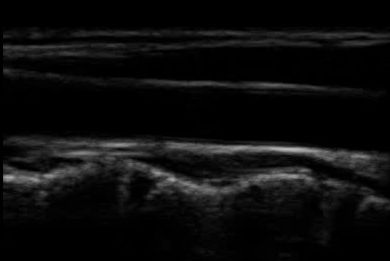
#> input picture 00.data/raw/09-41-06_1.jpg, 390 x 261 px; its folder holds only this picture in this run
$ python -i geometric.py   (imports and definitions only)
#> lines starting #> are read from the running program, lines starting #| are printed output that depends on the picture
#> further down, picture is the input picture: shape (261, 390); min 0, max 188, mean 12.8
"""Classical hand-crafted vessel-angle prior (Keras-free).

This module estimates the dominant linear
orientation of the bright structures in a B-mode ultrasound image *from the
pixels alone* — a deliberately simple, geometry-only baseline with no learned
parameters and no deep-learning backend (``keras``/``jax``/``tensorflow``).
Only numpy + scikit-image + the single-source-of-truth loaders/metrics in
``uda.data.images`` / :func:`uda.evaluation.evaluate.metrics` are used.

Two public entry points:

* :func:`estimate_angle` — the dominant linear orientation of a 2-D grayscale
  image, measured **to the image's VERTICAL axis**, in ``[0, 180)`` (0° = a
  perfectly vertical wall, 90° = horizontal), 180-periodic. A pure function of
  the pixels; it never sees the labels. Three interchangeable backends are
  offered (``structure_tensor`` recommended, with ``gradient_histogram`` and
  ``hough`` alternatives), all returning the same vertical-axis convention.
* :func:`evaluate_geometric` — runs :func:`estimate_angle` over every base
  image (loaded via ``uda.data.images``), joins to ``labels_csv`` on
  ``image_id``, and scores the ``(theta_true, theta_pred)`` pairs with
  :func:`uda.evaluation.evaluate.metrics`. Estimation never reads ``theta_deg``.

ANGLE CONVENTION (must match the labels). The labels' ``theta`` is the Doppler
angle measured to the image's **vertical** axis in ``[0, 180)``. Internally we
first recover the *gradient* orientation (the direction of steepest intensity
change), which is **perpendicular** to the bright wall: ``wall = gradient + 90``.
We then convert that "angle from the horizontal +x axis" to "angle from the
vertical axis": ``to_vertical = 90 − wall``. The two ``±90`` steps are the whole
correctness story (an off-by-90 implementation fails the synthetic-bar tests by
~90°). Orientation is 180-periodic, so every wrap uses the signed wrap into
``(-90, 90]`` and the final answer is mapped into ``[0, 180)``.

HONESTY. This is a hand-crafted geometric baseline on speckly B-mode ultrasound;
it may well be much less accurate than the learned model, and that is on-thesis.
:func:`evaluate_geometric` reports whatever MAE it gets — it is never tuned
toward the labels (no label is consulted during estimation).
"""
from __future__ import annotations

from pathlib import Path

import numpy as np
import pandas as pd

from uda.evaluation import evaluate
from uda.data import images as uimg

__all__ = ["estimate_angle", "evaluate_geometric"]

# Orientation is 180-periodic; differences wrap into (-90, 90], answers live in [0, 180).
_PERIOD = 180.0
_HALF_PERIOD = 90.0

# Gaussian smoothing scale (pixels) for the structure tensor / gradient field. This
# is the speckle-robustness knob: it integrates the noisy per-pixel gradients into a
# stable dominant orientation. Chosen for clean recovery on the synthetic bar and
# resilience to multiplicative B-mode speckle (NOT tuned against the real labels).
_SIGMA = 2.0

_LABEL_IMAGE_ID = "image_id"
_LABEL_THETA = "theta_deg"


def _signed_wrap(delta: np.ndarray) -> np.ndarray:
    """Signed wrap of an angle difference into ``(-90, 90]`` (180-periodic)."""
    return ((np.asarray(delta, dtype=float) + _HALF_PERIOD) % _PERIOD) - _HALF_PERIOD


def _gradient_to_vertical(gradient_deg: float) -> float:
    """Convert a gradient orientation to the label's vertical-axis convention.

    The gradient (steepest-intensity direction, measured CCW from the horizontal
    ``+x`` axis) is perpendicular to the bright wall, so ``wall = gradient + 90``.
    Converting "angle from horizontal" to "angle from vertical" is
    ``to_vertical = 90 − wall = −gradient``. The result is mapped into ``[0, 180)``.
    """
    wall = gradient_deg + 90.0
    to_vertical = 90.0 - wall
    return float(to_vertical % _PERIOD)


def _check_2d(image_2d) -> np.ndarray:
    """Validate and return a 2-D float array (grayscale, single source of truth)."""
    img = np.asarray(image_2d, dtype=float)
    if img.ndim != 2:
        raise ValueError(
            f"estimate_angle expects a 2-D grayscale image; got ndim={img.ndim}. "
            "Load images via uda.data.images.load_image_gray."
        )
    return img


def _structure_tensor_gradient_deg(img: np.ndarray) -> float:
    """Dominant gradient orientation (deg, CCW from +x) via the structure tensor.

    The Gaussian-windowed structure tensor ``[[Axx, Axy], [Axy, Ayy]]`` summed over
    the whole image gives the globally dominant axis of intensity variation. Its
    principal (largest-eigenvalue) eigenvector is the mean gradient direction; we
    return its orientation, ``0.5*atan2(2*Axy, Axx − Ayy)`` (the closed-form double
    -angle solution, which is why it is robust to the gradient's ±sign ambiguity).
    """
    from skimage.feature import structure_tensor

    # skimage returns Arr (rows, y), Arc (row-col cross), Acc (cols, x).
    a_rr, a_rc, a_cc = structure_tensor(img, sigma=_SIGMA, order="rc", mode="reflect")
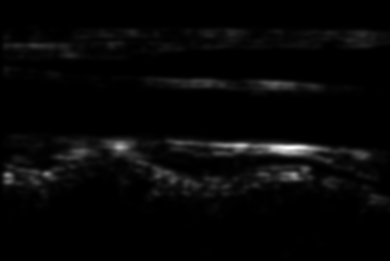
#> a_rr: shape (261, 390) float64; min 0, max 77626.1, mean 2166; drawn with min black and max white
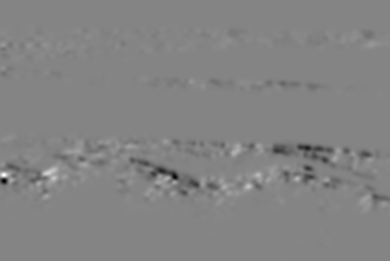
#> a_rc: shape (261, 390) float64; min -10079.2, max 9283.1, mean -63.3; drawn with min black and max white
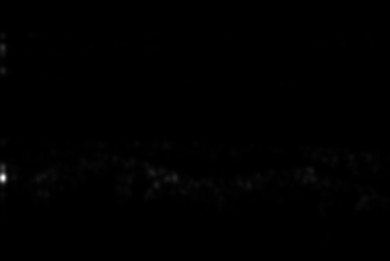
#> a_cc: shape (261, 390) float64; min 0, max 69123.1, mean 228.4; drawn with min black and max white
    s_rr = float(np.sum(a_rr))
#> s_rr = 220475368
    s_rc = float(np.sum(a_rc))
#> s_rc = -6443448
    s_cc = float(np.sum(a_cc))
#> s_cc = 23245584
    # Eigenvector of the largest eigenvalue, expressed as a gradient orientation in
    # (x, y) = (cols, rows). In double-angle space (handles the ±gradient sign):
    #   Axx = s_cc (variation along x/cols), Ayy = s_rr, Axy = s_rc.
    axx, ayy, axy = s_cc, s_rr, s_rc
#> axx = 23245584; ayy = 220475368; axy = -6443448
    gradient_rad = 0.5 * np.arctan2(2.0 * axy, axx - ayy)
#> gradient_rad = -1.54
    return float(np.degrees(gradient_rad))


# [54 lines left out: functions _gradient_histogram_gradient_deg, _hough_to_vertical, not called in this run]


_METHODS = ("structure_tensor", "gradient_histogram", "hough")


def estimate_angle(image_2d, *, method: str = "structure_tensor") -> float:
    """Estimate the dominant linear orientation to the image's vertical axis.

    A pure, label-free function of the pixels: it recovers the dominant orientation
    of the bright wall-like structures and returns it **measured to the image's
    vertical axis** in ``[0, 180)`` (0° = vertical wall, 90° = horizontal),
    180-periodic. The ``structure_tensor`` and ``gradient_histogram`` backends
    recover a gradient orientation and convert via ``wall = gradient + 90`` then
    ``to_vertical = 90 − wall``; the ``hough`` backend votes for the wall direction
    directly. A degenerate (constant) image returns a defined finite angle.

    Parameters
    ----------
    image_2d : array-like
        A 2-D grayscale image of shape ``(H, W)`` (e.g. from
        :func:`uda.data.images.load_image_gray`). 3-D inputs are rejected.
    method : {"structure_tensor", "gradient_histogram", "hough"}, keyword-only
        Estimation backend (default ``"structure_tensor"``, recommended for its
        speckle robustness via Gaussian-windowed gradient integration).

    Returns
    -------
    float
        The estimated angle to the vertical axis in ``[0, 180)``.

    Raises
    ------
    ValueError
        If ``image_2d`` is not 2-D, or ``method`` is unknown.
    """
    if method not in _METHODS:
        raise ValueError(
            f"method must be one of {list(_METHODS)}; got {method!r}"
        )
    img = _check_2d(image_2d)

    if method == "hough":
        angle = _hough_to_vertical(img)
    elif method == "gradient_histogram":
        angle = _gradient_to_vertical(_gradient_histogram_gradient_deg(img))
    else:  # structure_tensor
        angle = _gradient_to_vertical(_structure_tensor_gradient_deg(img))
#> in _gradient_to_vertical, `wall = gradient_deg + 90.0`: wall = 1.87
#> in _gradient_to_vertical, `to_vertical = 90.0 - wall`: to_vertical = 88.13
#> angle = 88.13

    # Guard against any NaN from a fully degenerate field; keep the answer in range.
    if not np.isfinite(angle):
        return 0.0
    return float(angle % _PERIOD)


# [54 lines left out: function evaluate_geometric, not called in this run]

>>> import cv2
>>> picture = cv2.imread('../../../00.data/raw/09-41-06_1.jpg', cv2.IMREAD_GRAYSCALE)
>>> result = estimate_angle(picture)
#> result = 88.13

$ run again, on 00.data/raw/09-42-05_1.jpg
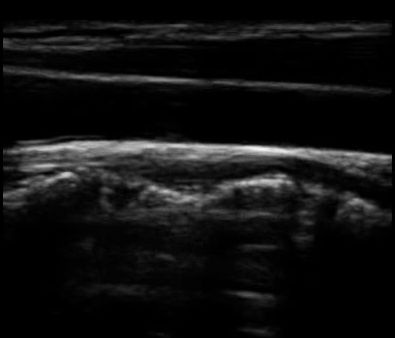
#> input picture 00.data/raw/09-42-05_1.jpg, 395 x 338 px
#> picture is the input picture: shape (338, 395); min 0, max 247, mean 17.6
#> in _structure_tensor_gradient_deg, `a_rr, a_rc, a_cc = structure_tensor(img, sigma=_SIGMA, order="rc", mod..`:
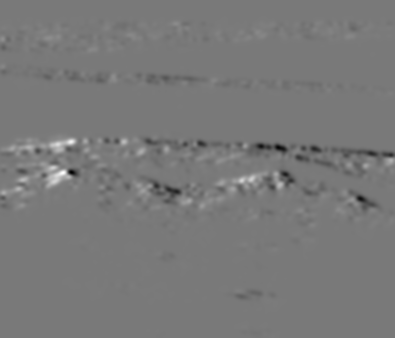
#> a_rc: shape (338, 395) float64; min -13722.5, max 14980.4, mean -40; drawn with min black and max white
#> in _structure_tensor_gradient_deg, `a_rr, a_rc, a_cc = structure_tensor(img, sigma=_SIGMA, order="rc", mod..`:
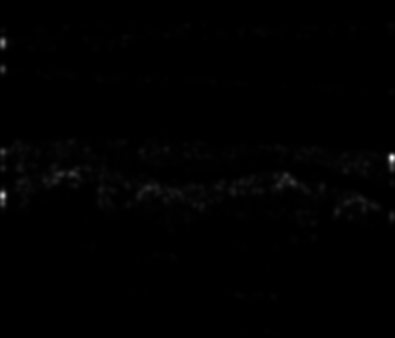
#> a_cc: shape (338, 395) float64; min 0, max 53486.7, mean 293; drawn with min black and max white
#> s_rr = 459759372
#> s_rc = -5342176
#> s_cc = 39113980
#> ayy = 459759372; axy = -5342176
#> gradient_rad = -1.56
#> wall = 0.727
#> to_vertical = 89.27

$ run again, on 00.data/raw/09-42-05_2.jpg
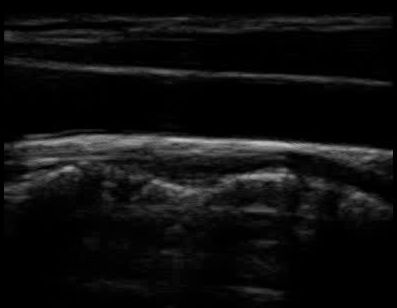
#> input picture 00.data/raw/09-42-05_2.jpg, 397 x 308 px
#> picture is the input picture: shape (308, 397); min 0, max 191, mean 14.6
#> in _structure_tensor_gradient_deg, `a_rr, a_rc, a_cc = structure_tensor(img, sigma=_SIGMA, order="rc", mod..`:
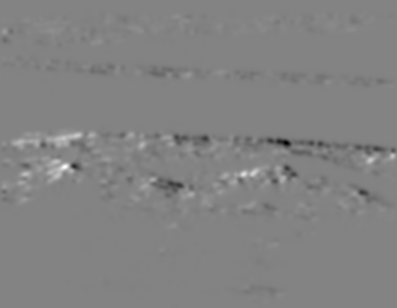
#> a_rc: shape (308, 397) float64; min -10872.9, max 10277.9, mean -22.4; drawn with min black and max white
#> in _structure_tensor_gradient_deg, `a_rr, a_rc, a_cc = structure_tensor(img, sigma=_SIGMA, order="rc", mod..`:
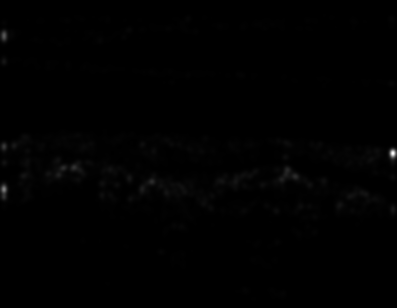
#> a_cc: shape (308, 397) float64; min 0, max 43207.9, mean 210.6; drawn with min black and max white
#> s_rr = 297853224
#> s_rc = -2738964
#> s_cc = 25746480
#> ayy = 297853224; axy = -2738964
#> gradient_rad = -1.56
#> wall = 0.577
#> to_vertical = 89.42

$ run again, on 00.data/raw/09-43-07_1.jpg
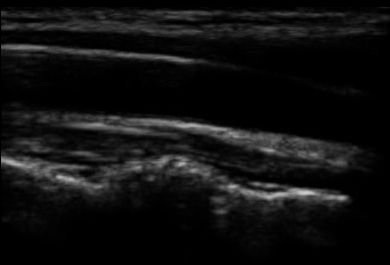
#> input picture 00.data/raw/09-43-07_1.jpg, 390 x 265 px
#> picture is the input picture: shape (265, 390); min 0, max 203, mean 16.5
#> in _structure_tensor_gradient_deg, `a_rr, a_rc, a_cc = structure_tensor(img, sigma=_SIGMA, order="rc", mod..`:
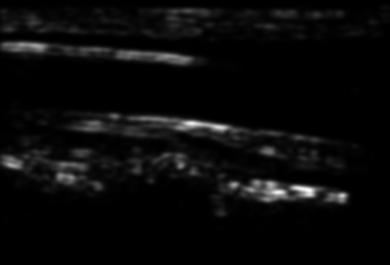
#> a_rr: shape (265, 390) float64; min 0, max 69709.4, mean 2778.3; drawn with min black and max white
#> in _structure_tensor_gradient_deg, `a_rr, a_rc, a_cc = structure_tensor(img, sigma=_SIGMA, order="rc", mod..`:
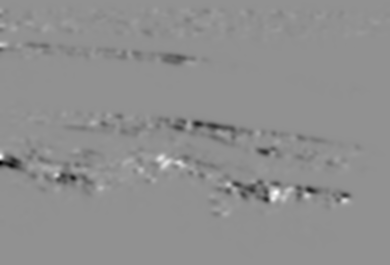
#> a_rc: shape (265, 390) float64; min -14365.8, max 10891.7, mean -172.4; drawn with min black and max white
#> s_rr = 287132184
#> s_rc = -17814932
#> s_cc = 33586688
#> ayy = 287132184; axy = -17814932
#> gradient_rad = -1.5
#> wall = 4
#> to_vertical = 86
